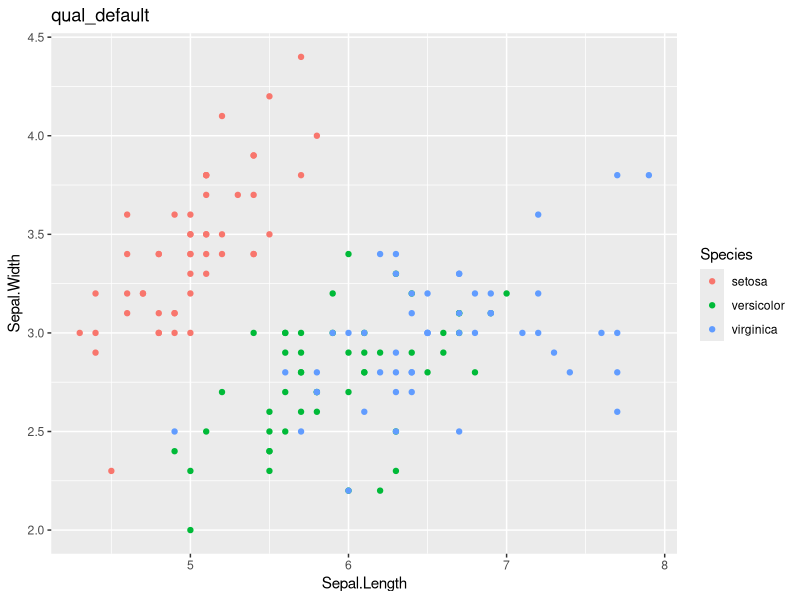
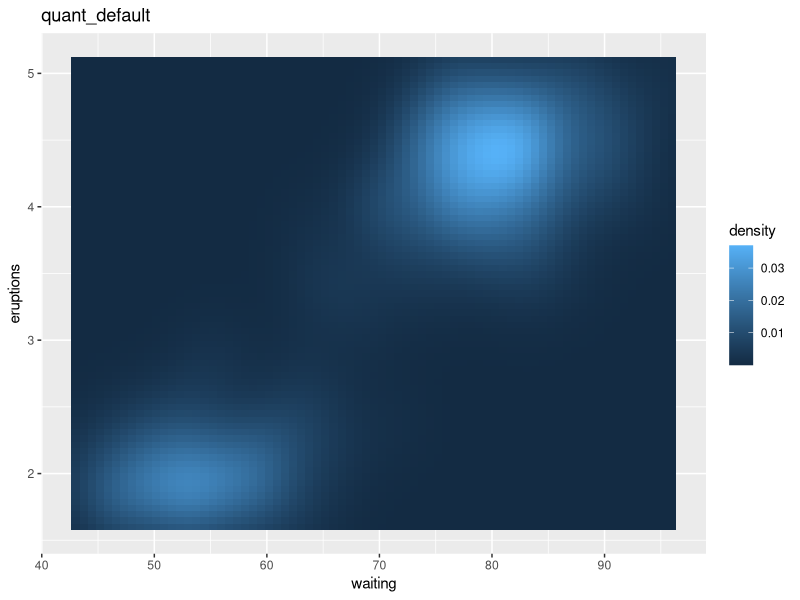
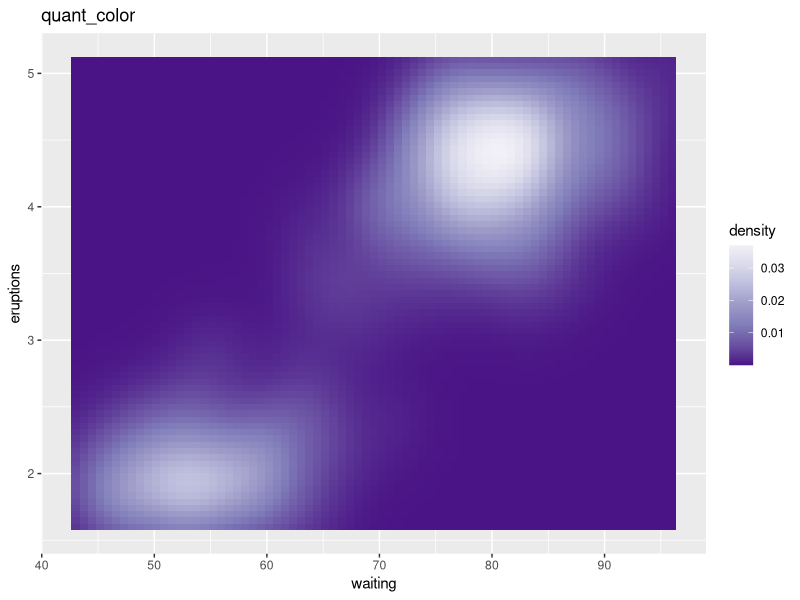
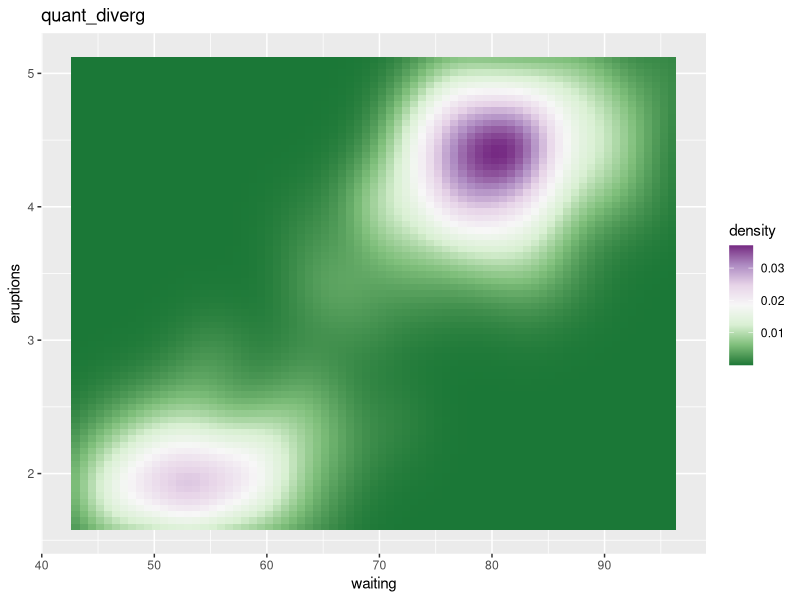
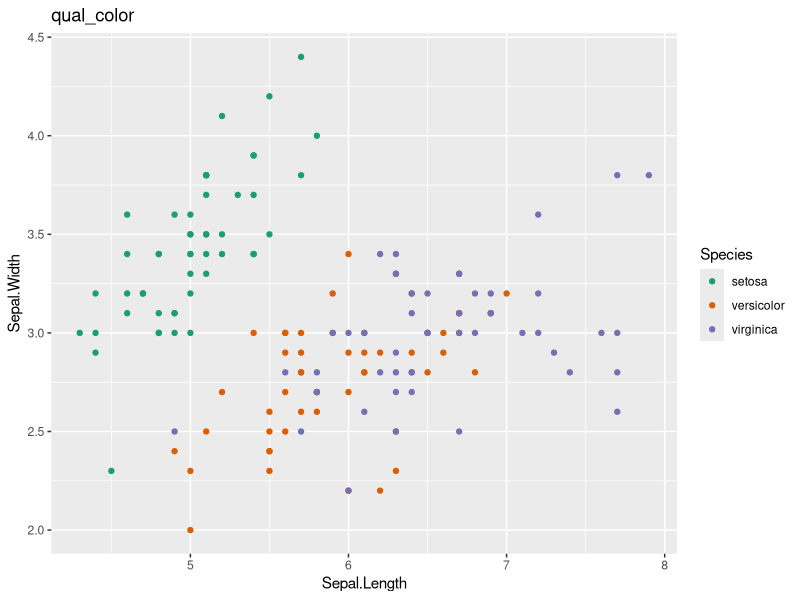

These charts were generated, in order, by the following R code:
## ---- chunk 1
knitr::opts_chunk$set(echo = TRUE)
## ---- chunk 2
#====package bank====
library(ggplot2) #load ggplot2
library(RColorBrewer)

qual <- ggplot(data = iris, aes(x = Sepal.Length, y = Sepal.Width, colour = Species)) +
  geom_point()

qual + ggtitle("qual_default")

## ---- chunk 3

quant <- ggplot(faithfuld, aes(waiting, eruptions, fill = density)) +
  geom_tile()


quant + ggtitle("quant_default")

## ---- chunk 4
quant +
  ggtitle("quant_color") +
  scale_fill_distiller(palette = "Purples")

## ---- chunk 5

quant +
  ggtitle("quant_diverg") + 
  scale_fill_distiller(palette = "PRGn")

## ---- chunk 6

qual +
  ggtitle("qual_color") +
  scale_colour_brewer(palette = "Dark2")
  

